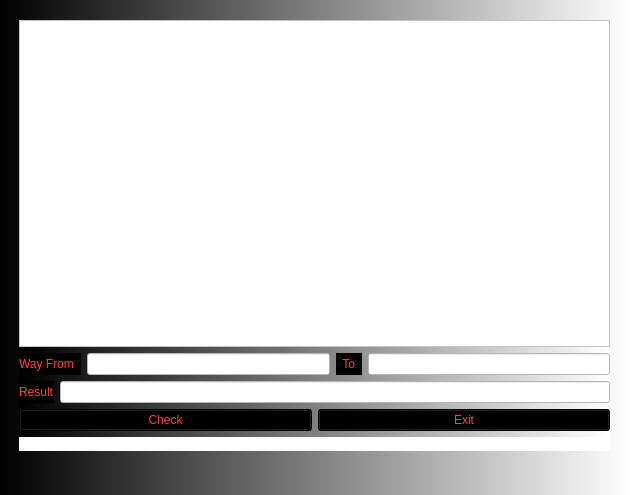
<?xml version="1.0" encoding="UTF-8"?>
<ui version="4.0">
 <class>Graf_min</class>
 <widget class="QWidget" name="Graf_min">
  <property name="geometry">
   <rect>
    <x>0</x>
    <y>0</y>
    <width>631</width>
    <height>495</height>
   </rect>
  </property>
  <property name="windowTitle">
   <string>Form</string>
  </property>
  <property name="styleSheet">
   <string notr="true">background-color: qlineargradient(spread:pad, x1:0, y1:0, x2:1, y2:0, stop:0 rgba(0, 0, 0, 255), stop:1 rgba(255, 255, 255, 255));</string>
  </property>
  <widget class="QWidget" name="verticalLayoutWidget">
   <property name="geometry">
    <rect>
     <x>19</x>
     <y>20</y>
     <width>591</width>
     <height>431</height>
    </rect>
   </property>
   <layout class="QVBoxLayout" name="verticalLayout">
    <item>
     <widget class="QTableWidget" name="tableWidget_graf">
      <property name="styleSheet">
       <string notr="true">font: 700 14pt &quot;Times New Roman&quot;;
color: rgb(255, 64, 64);
background-color: rgb(255, 255, 255);</string>
      </property>
     </widget>
    </item>
    <item>
     <layout class="QHBoxLayout" name="horizontalLayout">
      <item>
       <widget class="QLabel" name="label_from">
        <property name="styleSheet">
         <string notr="true">font: 700 14pt &quot;Times New Roman&quot;;
color: rgb(255, 64, 64);
background-color: rgb(0, 0, 0);
</string>
        </property>
        <property name="text">
         <string>Way From  </string>
        </property>
       </widget>
      </item>
      <item>
       <widget class="QLineEdit" name="lineEdit_from">
        <property name="styleSheet">
         <string notr="true">font: 700 14pt &quot;Times New Roman&quot;;
color: rgb(255, 64, 64);
background-color: rgb(255, 255, 255);
</string>
        </property>
       </widget>
      </item>
      <item>
       <widget class="QLabel" name="label_to">
        <property name="styleSheet">
         <string notr="true">font: 700 14pt &quot;Times New Roman&quot;;
color: rgb(255, 64, 64);
background-color: rgb(0, 0, 0);
</string>
        </property>
        <property name="text">
         <string>  To  </string>
        </property>
       </widget>
      </item>
      <item>
       <widget class="QLineEdit" name="lineEdit_to">
        <property name="styleSheet">
         <string notr="true">font: 700 14pt &quot;Times New Roman&quot;;
color: rgb(255, 64, 64);
background-color: rgb(255, 255, 255);
</string>
        </property>
       </widget>
      </item>
     </layout>
    </item>
    <item>
     <layout class="QHBoxLayout" name="horizontalLayout_2">
      <item>
       <widget class="QLabel" name="label_result_graf_min_2">
        <property name="styleSheet">
         <string notr="true">font: 700 14pt &quot;Times New Roman&quot;;
color: rgb(255, 64, 64);
background-color: rgb(0, 0, 0);
</string>
        </property>
        <property name="text">
         <string>Result</string>
        </property>
       </widget>
      </item>
      <item>
       <widget class="QLineEdit" name="lineEdit_result_graf_min">
        <property name="styleSheet">
         <string notr="true">font: 700 14pt &quot;Times New Roman&quot;;
color: rgb(255, 64, 64);
background-color: rgb(255, 255, 255);
</string>
        </property>
       </widget>
      </item>
     </layout>
    </item>
    <item>
     <layout class="QHBoxLayout" name="horizontalLayout_3">
      <item>
       <widget class="QPushButton" name="pushButton_check_graf_min">
        <property name="styleSheet">
         <string notr="true">font: 700 14pt &quot;Times New Roman&quot;;
color: rgb(255, 64, 64);
background-color: rgb(0, 0, 0);</string>
        </property>
        <property name="text">
         <string>Check</string>
        </property>
       </widget>
      </item>
      <item>
       <widget class="QPushButton" name="pushButton_exit_graf_min">
        <property name="styleSheet">
         <string notr="true">font: 700 14pt &quot;Times New Roman&quot;;
color: rgb(255, 64, 64);
background-color: rgb(0, 0, 0);</string>
        </property>
        <property name="text">
         <string>Exit</string>
        </property>
       </widget>
      </item>
     </layout>
    </item>
    <item>
     <widget class="QLabel" name="label_error_graf_min">
      <property name="styleSheet">
       <string notr="true">font: 700 14pt &quot;Times New Roman&quot;;
color: rgb(255, 64, 64);
background-color: rgb(255, 255, 255);</string>
      </property>
      <property name="text">
       <string/>
      </property>
     </widget>
    </item>
   </layout>
  </widget>
 </widget>
 <resources/>
 <connections/>
</ui>
